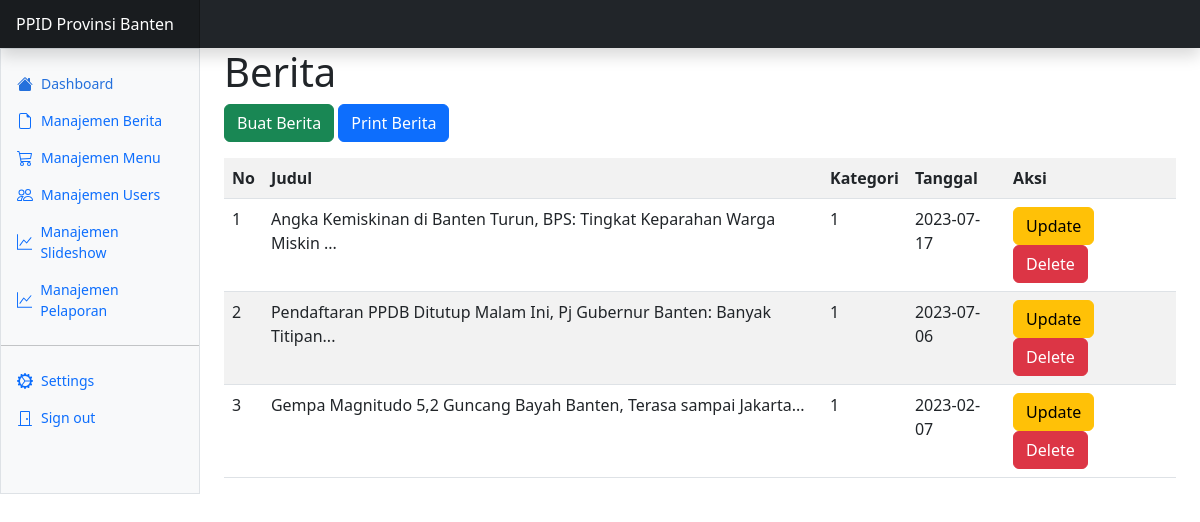
/admin/dashboard.php?page=berita, run on the app's committed database.
### tables this page shows
CREATE TABLE `news` (
  `id` int(11) NOT NULL,
  `title` varchar(255) NOT NULL,
  `category_id` int(11) NOT NULL,
  `publish_at` date NOT NULL,
  `types` int(11) NOT NULL,
  `author_id` int(11) NOT NULL,
  `content` text NOT NULL,
  `photo` varchar(255) NOT NULL,
  `views` int(11) NOT NULL,
  `statuses` int(11) NOT NULL,
  `created_at` int(11) NOT NULL,
  `update_at` int(11) NOT NULL,
  `created_by` int(11) NOT NULL,
  `update_by` int(11) NOT NULL
);

### admin/berita.php (the view)
<h1>Berita</h1>
<?php if (!isset($_GET['view'])){ ?>
<a class="btn btn-success mb-3" href="?page=berita&view=insert">Buat Berita</a>
<a class="btn btn-primary mb-3" href="print-berita.php">Print Berita</a>
<table class="table table-striped">
    <tr>
        <th>No</th>
        <th>Judul</th>
        <th>Kategori</th>
        <th>Tanggal</th>
        <th>Aksi</th>
    </tr>
    <?php
    $no = 0;
    $hasil = mysqli_query($db, "SELECT * FROM news");
    while ($row = mysqli_fetch_object($hasil)) {
        $no++;
    ?>
        <tr>
            <td><?= $no ?></td>
            <td><?=
                $limitedtitle = substr($row->title, 0, 70) . '...';
                ?></td>
            <td><?= $row->category_id ?></td>
            <td><?= $row->publish_at ?></td>
            <td><a class="btn btn-warning" href="?page=berita&view=update&id=<?= $row->id ?>">Update</a>
                <a class="btn btn-danger" href="berita-proses.php?aksi=delete&id=<?= $row->id ?>">Delete</a>
            </td>
        </tr>
    <?php } ?>
</table>
<?php } else if($_GET['view']=='insert'){ ?>
<form method="post" action="berita-proses.php?aksi=insert" enctype="multipart/form-data">
    <div class="mb-3">
        <label class="form-label">Judul</label>
        <input type="text" name="judul" class="form-control" placeholder="Judul Berita">
    </div>
    <div class="mb-3">
        <label class="form-label">Kategori</label>
        <select name="kategori" class="form-select">
            <option value="1">Pendidikan</option>
            <option value="2">Olahraga</option>
            <option value="3">Politik</option>
            <option value="4">Alam</option>
        </select>
    </div>
    <div class="mb-3">
        <label class="form-label">Isi</label>
        <textarea name="isi" class="form-control"></textarea>
    </div>
    <div class="mb-3">
        <label class="form-label">Foto</label>
        <input type="file" name="foto" class="form-control">
    </div>
    <div class="mb-3">
        <label class="form-label">Tanggal Publish</label>
        <input type="date" name="publish" class="form-control">
    </div>
    <button class="btn btn-primary w-100 py-2" type="submit">Simpan Berita</button>
</form>
<?php } else if($_GET['view']=='update'){ ?>
<?php
    $hasil = mysqli_query($db, "SELECT * FROM news WHERE id='$_GET[id]'");
    while ($row = mysqli_fetch_object($hasil)){
?>
<form method="post" action="berita-proses.php?aksi=update&id=<?= $_GET['id'] ?> " enctype="multipart/form-data">
    <div class="mb-3">
        <label class="form-label">Judul</label>
        <input type="text" name="judul" value="<?= $row->title ?>" class="form-control" placeholder="Judul Berita">
    </div>
    <div class="mb-3">
        <label class="form-label">Kategori</label>
        <select name="kategori" class="form-select">
            <option value="1">Pendidikan</option>
            <option value="2">Olahraga</option>
            <option value="3">Politik</option>
            <option value="4">Alam</option>
        </select>
    </div>
    <div class="mb-3">
        <label class="form-label">Isi</label>
        <textarea name="isi" value="" class="form-control"><?= $row->content ?></textarea>
    </div>
    <div class="mb-3">
        <label class="form-label">Foto</label>
        <input type="file" name="foto" class="form-control">
    </div>
    <div class="mb-3">
        <label class="form-label">Tanggal Publish</label>
        <input type="date" name="publish" class="form-control">
    </div>
    <button class="btn btn-primary w-100 py-2" type="submit">Simpan Berita</button>
</form>
<?php } } ?>

### admin/dashboard.php (shortened to what this page needs)
<?php include '../koneksi.php' ?>
<!doctype html>
<html lang="en" data-bs-theme="auto">
<head>
  <link href="../css/bootstrap.min.css" rel="stylesheet">
  <link href="https://cdn.jsdelivr.net/npm/bootstrap-icons@1.10.3/font/bootstrap-icons.css" rel="stylesheet">
  <link href="../css/dashboard.css" rel="stylesheet">
</head>
<body>
  <header class="navbar sticky-top bg-dark flex-md-nowrap p-0 shadow" data-bs-theme="dark">
    <a class="navbar-brand col-md-3 col-lg-2 me-0 px-3 fs-6 text-white" href="../index.php">PPID Provinsi Banten</a>
  </header>
  <div class="container-fluid">
    <div class="row">
      <div class="sidebar border border-right col-md-3 col-lg-2 p-0 bg-body-tertiary">
        <div class="offcanvas-lg offcanvas-end bg-body-tertiary" tabindex="-1" id="sidebarMenu" aria-labelledby="sidebarMenuLabel">
          <div class="offcanvas-body d-md-flex flex-column p-0 pt-lg-3 overflow-y-auto">
            <ul class="nav flex-column">
              <li class="nav-item">
                <a class="nav-link d-flex align-items-center gap-2 active" aria-current="page" href="dashboard.php">
                  <svg class="bi">
                    <use xlink:href="#house-fill" />
                  </svg>
                  Dashboard
                </a>
              </li>
              <li class="nav-item">
                <a class="nav-link d-flex align-items-center gap-2" href="?page=berita">
                  <svg class="bi">
                    <use xlink:href="#file-earmark" />
                  </svg>
                  Manajemen Berita
                </a>
              </li>
              <li class="nav-item">
                <a class="nav-link d-flex align-items-center gap-2" href="#">
                  <svg class="bi">
                    <use xlink:href="#cart" />
                  </svg>
                  Manajemen Menu
                </a>
              </li>
              <li class="nav-item">
                <a class="nav-link d-flex align-items-center gap-2" href="#">
                  <svg class="bi">
                    <use xlink:href="#people" />
                  </svg>
                  Manajemen Users
                </a>
              </li>
              <li class="nav-item">
                <a class="nav-link d-flex align-items-center gap-2" href="#">
                  <svg class="bi">
                    <use xlink:href="#graph-up" />
                  </svg>
                  Manajemen Slideshow
                </a>
              </li>
              <li class="nav-item">
                <a class="nav-link d-flex align-items-center gap-2" href="#">
                  <svg class="bi">
                    <use xlink:href="#graph-up" />
                  </svg>
                  Manajemen Pelaporan
                </a>
              </li>
            </ul>
            <hr class="my-3">
            <ul class="nav flex-column mb-auto">
              <li class="nav-item">
                <a class="nav-link d-flex align-items-center gap-2" href="#">
                  <svg class="bi">
                    <use xlink:href="#gear-wide-connected" />
                  </svg>
                  Settings
                </a>
              </li>
              <li class="nav-item">
                <a class="nav-link d-flex align-items-center gap-2" href="../index.php">
                  <svg class="bi">
                    <use xlink:href="#door-closed" />
                  </svg>
                  Sign out
                </a>
              </li>
            </ul>
          </div>
        </div>
      </div>
      <main class="col-md-9 ms-sm-auto col-lg-10 px-md-4">
        <?php
        if (isset($_GET['page'])) {
          include 'berita.php';
        } else {
          include 'dashboard-content.php';
        }
        ?>
      </main>
    </div>
  </div>
</body>
</html>

### css/dashboard.css (style rules this page uses)
.bi { display: inline-block; width: 1rem; height: 1rem; }
@media (min-width: 768px) { .sidebar .offcanvas-lg { position: -webkit-sticky; position: sticky; top: 48px; } }
.sidebar .nav-link { font-size: .875rem; font-weight: 500; }
.sidebar .nav-link.active { color: #2470dc; }
.navbar-brand { padding-top: .75rem; padding-bottom: .75rem; background-color: rgba(0, 0, 0, .25); box-shadow: inset -1px 0 0 rgba(0, 0, 0, .25); }

### admin/dashboard.php (style rules this page uses)
.bi { vertical-align: -.125em; fill: currentColor; }

### data on the page
news: title "Angka Kemiskinan di Banten Turun, BPS: Tingkat Keparahan Warga Miskin ...", category "1", publish_at "2023-07-17"
news: title "Pendaftaran PPDB Ditutup Malam Ini, Pj Gubernur Banten: Banyak Titipan...", category "1", publish_at "2023-07-06"
news: title "Gempa Magnitudo 5,2 Guncang Bayah Banten, Terasa sampai Jakarta...", category "1", publish_at "2023-02-07"
